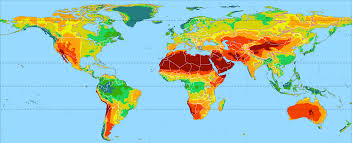
#> input picture sample.jpg, 352 x 143 px
$ python -i heatmap_analyzer.py   (imports and definitions only)
#> lines starting #> are read from the running program, lines starting #| are printed output that depends on the picture; after the words box and inside, x2 and y2 are one past the last pixel; in counts of white or black regions, pixels touching at a corner belong together
import cv2
import numpy as np


def detect_hotspots(image_path: str) -> list[tuple[float, float]]:
    """Detect red/yellow heat blobs in a thermal/satellite image.

    Returns a list of (lat, lon) tuples for each detected hotspot centroid.
    Uses contour detection on the hot-colour mask for cleaner, fewer points.
    """
#> called with image_path = '../sample.jpg'
    img = cv2.imread(image_path)
#> img is the input picture: shape (143, 352, 3); mean B, G, R 188.7, 197.9, 159.6
    if img is None:
        return []

    img = cv2.resize(img, (800, 400))
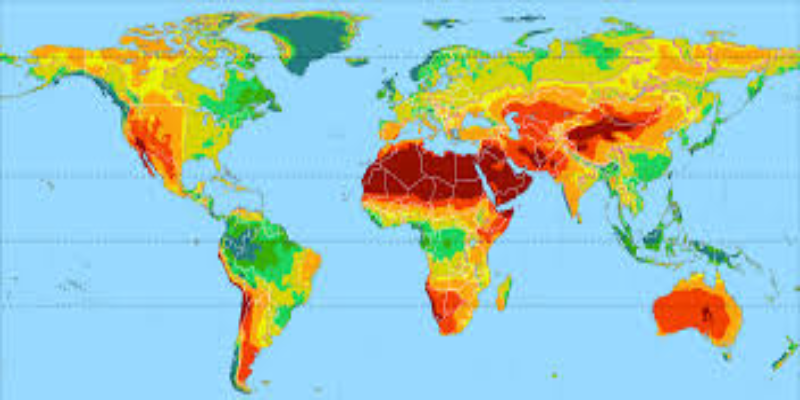
#> img: shape (400, 800, 3); mean B, G, R 188.7, 197.8, 159.5
    hsv = cv2.cvtColor(img, cv2.COLOR_BGR2HSV)
#> hsv: shape (400, 800, 3); mean H, S, V 80, 130.5, 236.8

    # Red hues wrap around 0/180 in HSV — capture both ranges
    mask1 = cv2.inRange(hsv, np.array([0, 100, 100]),   np.array([15, 255, 255]))
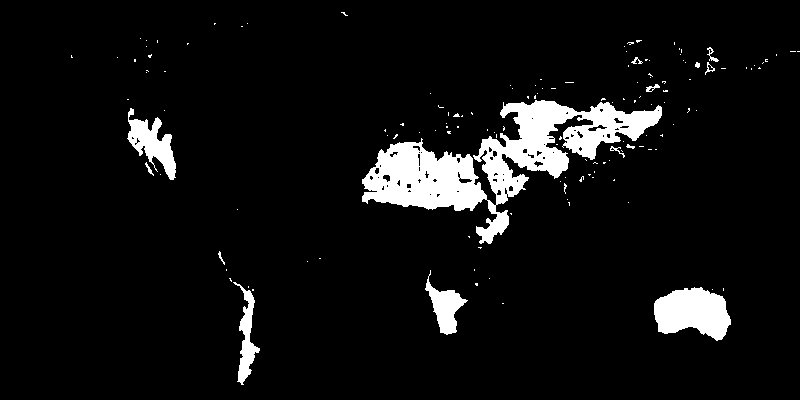
#> mask1: shape (400, 800); 6.7% white; 142 white regions (128 under 20 px), largest, box (x1, y1, x2, y2) and area: (362, 100, 662, 244) 14091, (654, 287, 731, 341) 2928, (127, 108, 176, 180) 1512
    mask2 = cv2.inRange(hsv, np.array([160, 100, 100]), np.array([180, 255, 255]))
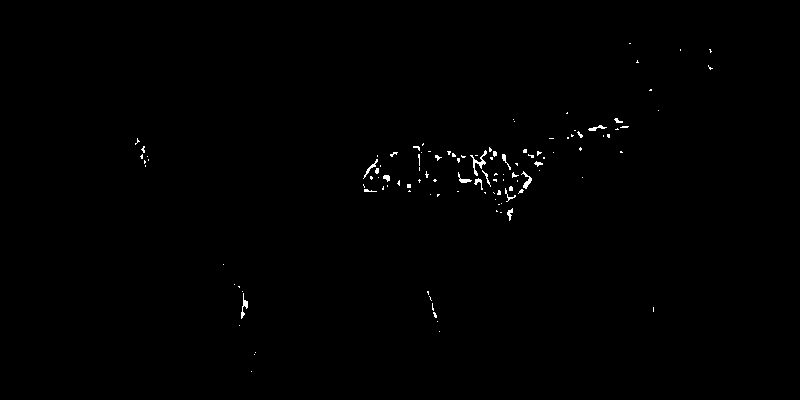
#> mask2: shape (400, 800); 0.43% white in thin lines or dots, all inside (x1, y1, x2, y2) = (135, 43, 713, 372)
    # Yellow-orange range
    mask3 = cv2.inRange(hsv, np.array([15, 100, 100]),  np.array([35, 255, 255]))
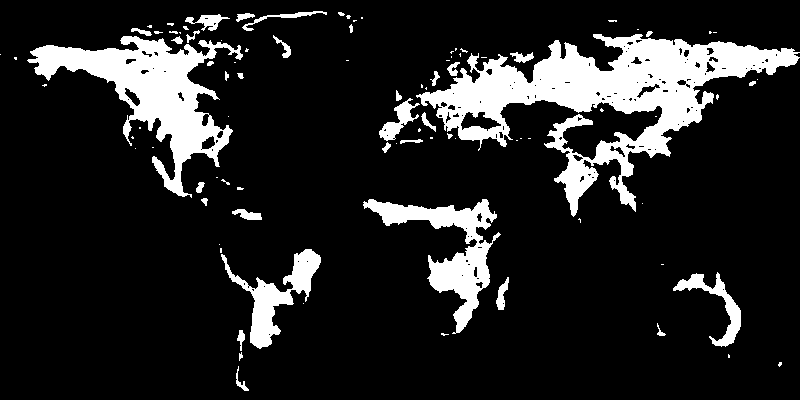
#> mask3: shape (400, 800); 14.3% white; 93 white regions (57 under 20 px), largest, box (x1, y1, x2, y2) and area: (416, 34, 800, 217) 21844, (27, 36, 243, 198) 10965, (363, 199, 501, 334) 5191
    mask = cv2.bitwise_or(cv2.bitwise_or(mask1, mask2), mask3)
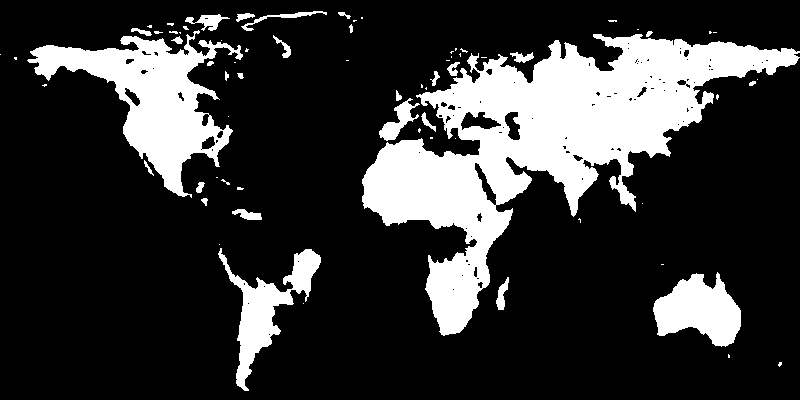
#> mask: shape (400, 800); 21.1% white; 72 white regions (44 under 20 px), largest, box (x1, y1, x2, y2) and area: (362, 34, 800, 336) 43749, (27, 30, 243, 198) 12503, (218, 248, 321, 391) 4165

    # Morphological close to merge nearby blobs
    kernel = cv2.getStructuringElement(cv2.MORPH_ELLIPSE, (15, 15))
    mask = cv2.morphologyEx(mask, cv2.MORPH_CLOSE, kernel)
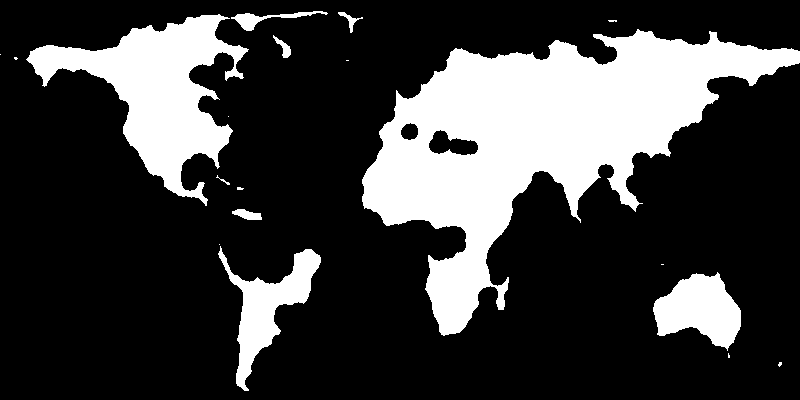
#> mask: shape (400, 800); 24.3% white; 19 white regions (10 under 20 px)

    # Find contours — each contour = one hotspot
    contours, _ = cv2.findContours(mask, cv2.RETR_EXTERNAL, cv2.CHAIN_APPROX_SIMPLE)
#> contours = 19 contours, 11 with area under 20; largest, box (x1, y1, x2, y2) and area: (362, 29, 800, 336) 51586, (26, 14, 249, 206) 15592, (218, 246, 321, 391) 4414, (653, 272, 741, 351) 4193, (231, 11, 328, 31) 438, (232, 209, 262, 220) 176, (273, 35, 291, 58) 122, (338, 12, 363, 33) 97

    hotspots: list[tuple[float, float]] = []
    for cnt in contours:
        area = cv2.contourArea(cnt)
        if area < 200:   # skip tiny noise blobs
            continue
        M = cv2.moments(cnt)
        if M["m00"] == 0:
            continue
        cx = int(M["m10"] / M["m00"])
        cy = int(M["m01"] / M["m00"])
        lat = 90.0 - (cy / 400.0) * 180.0
        lon = (cx / 800.0) * 360.0 - 180.0
        # Attach area as intensity proxy (normalised 0–1)
        intensity = min(1.0, area / 5000.0)
        hotspots.append((lat, lon, intensity))
#> this loop made 19 passes
#> (area, cx, cy, lat, lon, intensity) on passes 3, 5, 15, 17, 19: (4193, 699, 309, -49.05, 134.6, 0.839), (4413.5, 268, 306, -47.7, -59.4, 0.883), (51585.5, 535, 138, 27.9, 60.75, 1), (15592, 157, 90, 49.5, -109.3, 1), (438.5, 262, 18, 81.9, -62.1, 0.0877)
#> area on passes 7, 14, 18: 176.5, 122.5, 97
#> after the loop, hotspots = [(-49.05, 134.6, 0.839), (-47.7, -59.4, 0.883), (27.9, 60.75, 1), (49.5, -109.3, 1), (81.9, -62.1, 0.0877)]

    return hotspots

>>> result = detect_hotspots('../sample.jpg')
#> result has the same summary as hotspots in detect_hotspots
